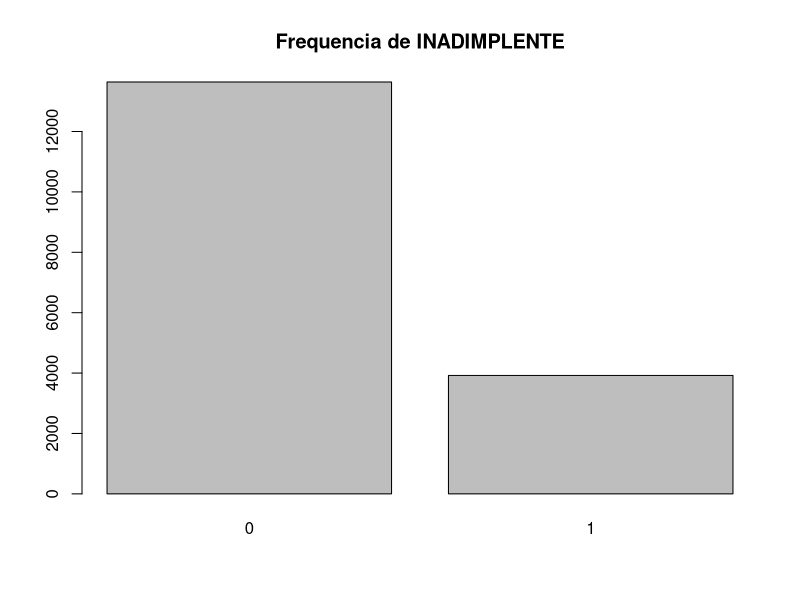
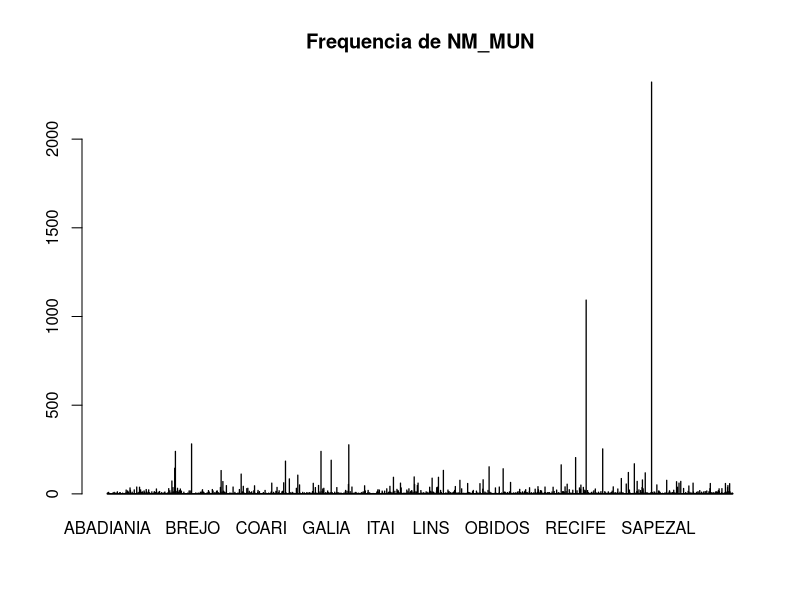
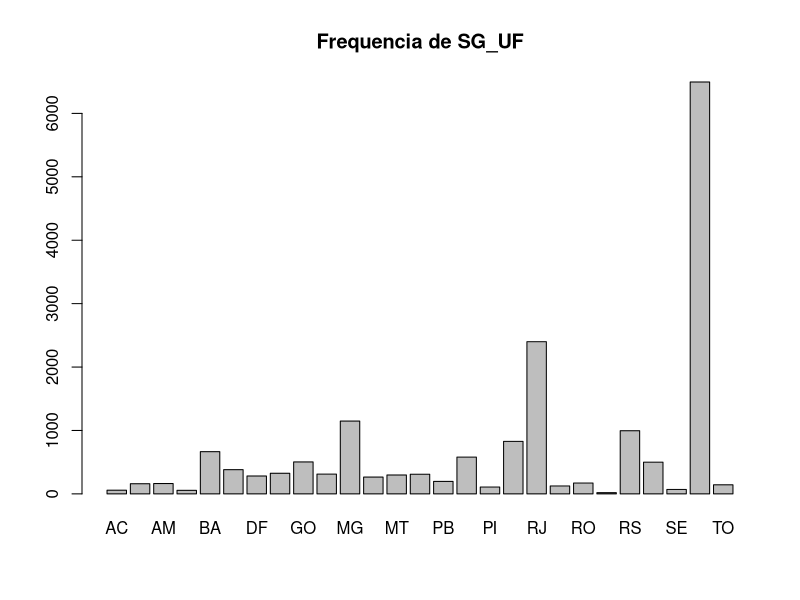
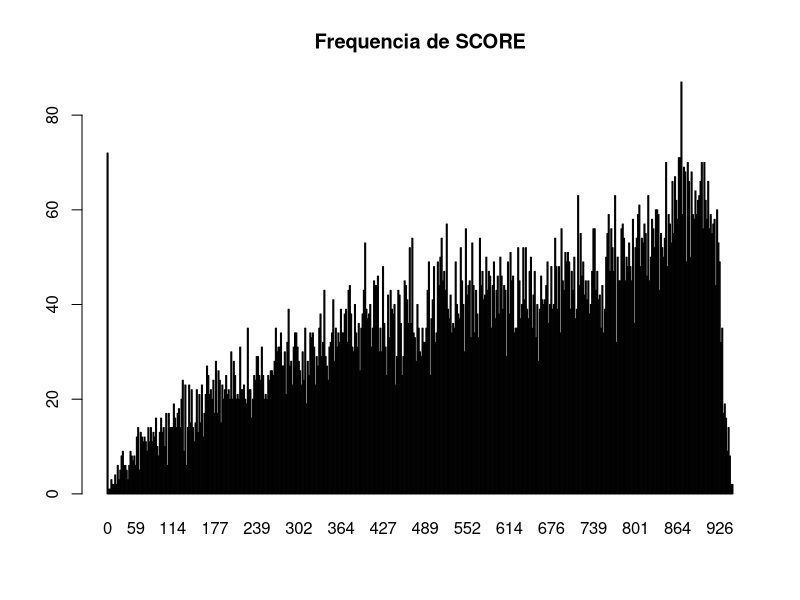
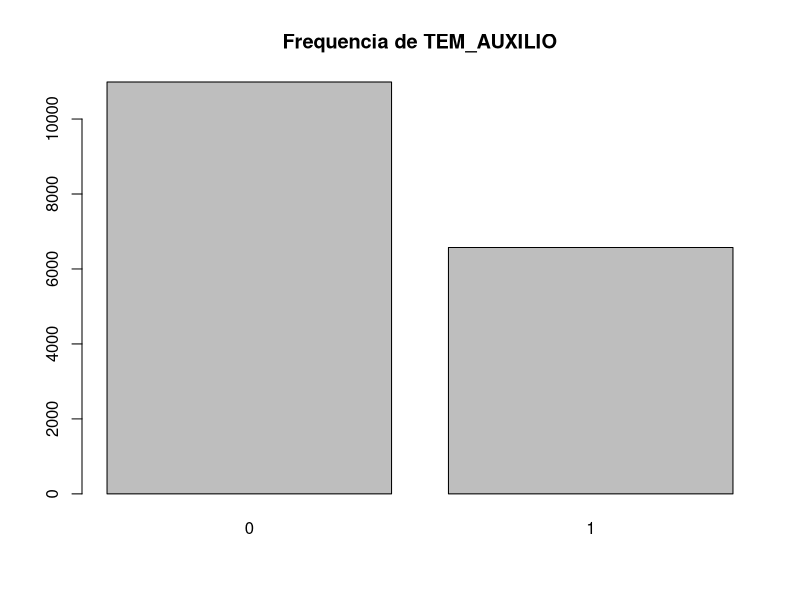
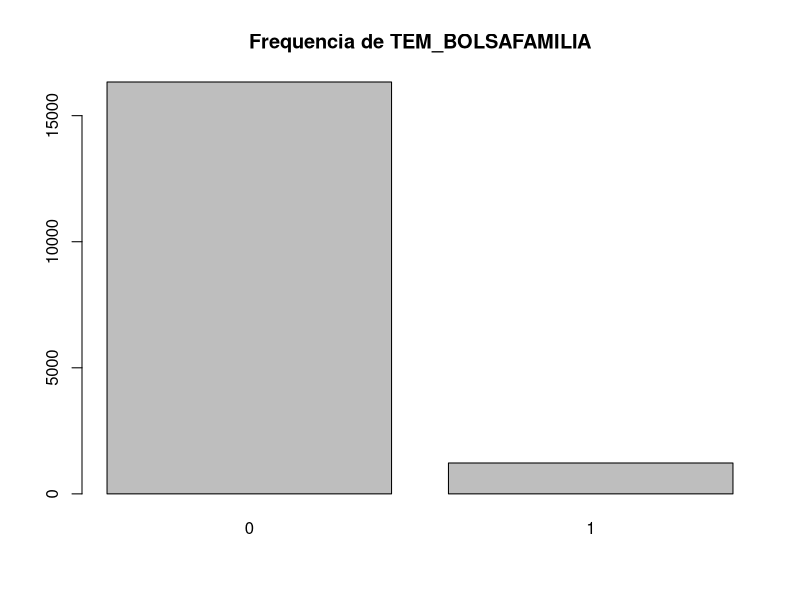
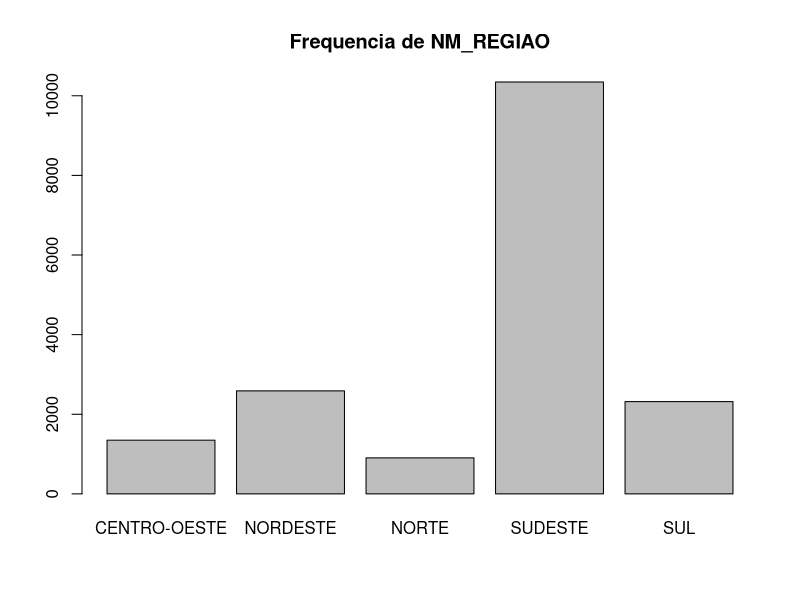
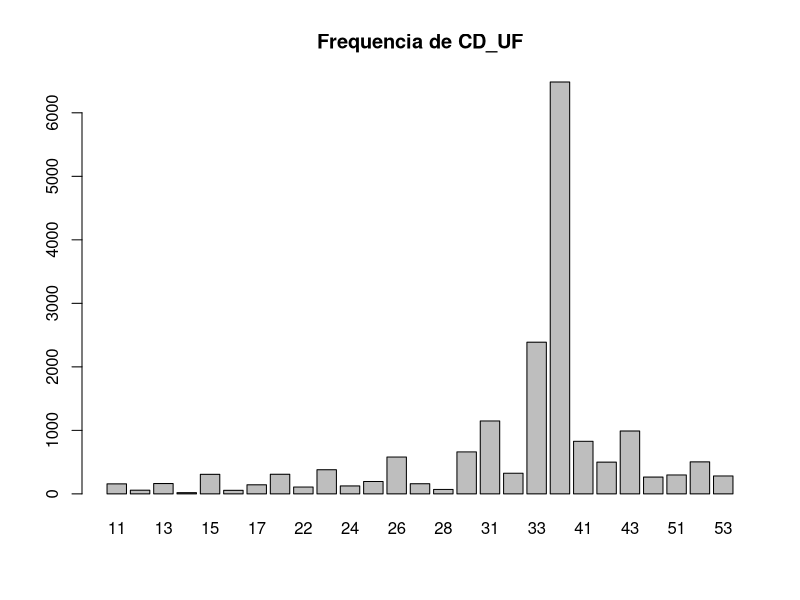

These figures' R source, in order:
library(psych)
#Dados
clientes <- read.csv("Clientes.csv", header = TRUE, sep = ",")
clientes_columns <- names(clientes)

columns_freqs <- c("INADIMPLENTE", "SCORE", "TEM_AUXILIO", "TEM_BOLSAFAMILIA", "PF_CNT","PF_VOL","PF_ITS","PF_TPR","PF_GRV","PF_MRC","PF_TDC","PF_FRQ","PF_VLR","PF_REC","PF_ETB","PF_MOD01","PF_MOD02","PF_MOD03","PF_MOD04","OCUPACAO","IDADE")  #nolint
# ["CD_CLIENTE","INADIMPLENTE", "NM_MUN","SG_UF","SCORE","TEM_AUXILIO","TEM_BOLSAFAMILIA", #nolint
#                     "NM_REGIAO","CD_UF","CD_MUN","PF_CNT","PF_VOL","PF_ITS","PF_TPR","PF_GRV","PF_MRC", #nolint
#                     "PF_TDC","PF_FRQ","PF_VLR","PF_REC","PF_ETB","PF_MOD01","PF_MOD02","PF_MOD03","PF_MOD04", #nolint
#                     "Bancarizado","OCUPACAO","IDADE","CD_MESO"]

#1 - Sumarizações, frequências e gráficos
#1.1 - Sumarizações
summary(clientes)
freq <- function(x) {
  table(x)
}

for (i in clientes_columns) {
    if (i == "CD_CLIENTE") {
        next
    }
    png(paste0("./frequencias/",paste0(i, ".png")))
    barplot(freq(clientes[, i]), main = paste0("Frequencia de ", i)) #nolint
    dev.off()
}

correlations = c();
for (i in columns_freqs) {
  
  
  cor_x = cor(clientes["INADIMPLENTE"], clientes[i])
  if (!is.na(cor_x)) {
    
    correlations = c(correlations, cor_x)
  }
}
correlations

png("correlation.png", width=800, height=800)
plot(correlations, main = "Correlação entre variaveis e inadimplencia", xlab = "Variaveis", ylab = "Correlacao", xlim = c(0, 20), ylim = c(-1, 1)) #nolint
axis(side = 1, at = 1:21, labels = columns_freqs, las = 2) #nolint
text(x = 1:21, y = correlations, labels = round(correlations, 2), pos = 3, cex = 1) #nolint

dev.off()

png("correlations_matrix.png", width=1000, height = 1000, units = "px")
corPlot(cor(clientes[,columns_freqs]), cex=1)
dev.off()


#make hipothesis test
for(i in columns_freqs) {
  if( i == "INADIMPLENTE") {
    next
  }
  #make a t-value test
  #normalize clientes[i] from 0 to 1
  clientes_i <- clientes[i]/max(clientes[i])
  print(i)
  t_test = t.test(clientes["INADIMPLENTE"], clientes_i)  
  print(t_test)
}



# Conclusao:
# PF_REC, PF_ETB, PF_MOD03 sao as variaveis mais importantes para perdizer a inadimplencia #nolint
# Outras variaveis importantes: SCORE, TEM_AUXILIO, TEM_BOLSAFAMILIA, PF_VOL, PF_TDC, PF_MOD04, IDADE #nolint

#2 -Transformações e preparação

#Tirar valores NA
clientes <- clientes[complete.cases(clientes), ]

for (i in columns_freqs) {
  clientes[, i] <- clientes[, i]/max(clientes[, i])
}

hipoteses <- c("PF_REC", "PF_ETB", "PF_MOD03")
other <- c("SCORE", "TEM_AUXILIO", "TEM_BOLSAFAMILIA", "PF_VOL", "PF_TDC", "PF_MOD04", "IDADE") #nolint

clientes_hipoteses <- clientes[, c("INADIMPLENTE", hipoteses)]
clientes_other <- clientes[, c("INADIMPLENTE", other)]

#linear regression with hipoteses
modelo <- lm(INADIMPLENTE ~ ., data = clientes_hipoteses)
summary(modelo)
anova(modelo)

#test other
modelo_other <- lm(INADIMPLENTE ~ ., data = clientes_other)
summary(modelo_other)
anova(modelo_other) #nolint

#describe the model
png("modelo.png", width=1000, height = 1000, units = "px")
plot(modelo)
dev.off()

#describe the model other
png("modelo_other.png", width=1000, height = 1000, units = "px")
plot(modelo_other)
dev.off()

png("modelo2.png", width=1000, height = 1000, units = "px")
plot(modelo_other, which = 2)
dev.off()

png("modelo_other2.png", width=1000, height = 1000, units = "px")
plot(modelo_other, which = 2)
dev.off()

#Descricao dos inadimplentes:
#PF_REC, PF_ETB, PF_MOD03 sao as variaveis mais importantes para perdizer a inadimplencia #nolint
# O principal é o PF_MOD03, Indicador de períodos com utilização de créditos na faixa de valores 3. #nolint


